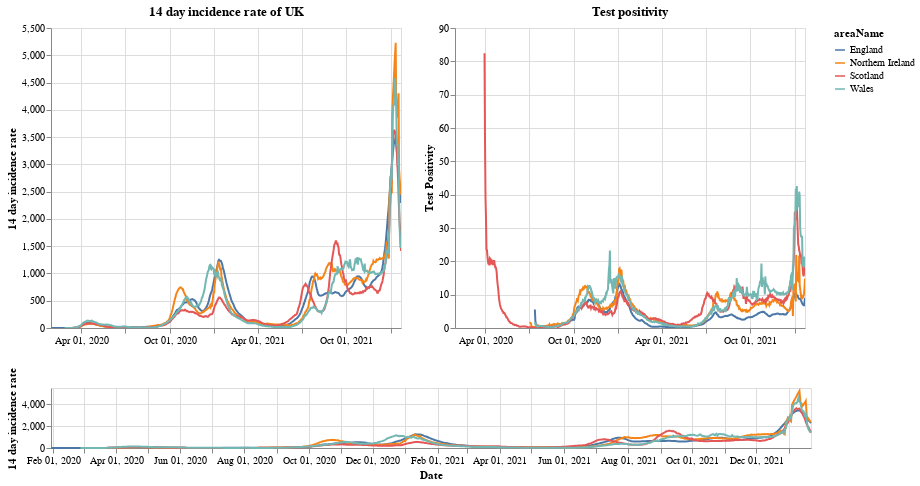

Notebook cell for this chart:
### Markdown cell above
# Plots

First a plot with each country in the UK. The top right shows the positivity rate for (which is the percentage of registered tests which were positive) while the top left is the 14 day incidence rate. The bottom chart can be used to select the timeframe (does not work on a mobile device).

### Code cell
#collapse
brush = alt.selection(type='interval', name='DateBrush',encodings=['x'],fields=['Time'])
leg_selection = alt.selection_multi(fields=['areaName'], bind='legend')

base = alt.Chart(uk_cases).mark_line().encode(
    x=alt.X("yearmonthdate(date):T", axis=alt.Axis(title='Date')),
    y=alt.Y("twoWeeklyCasesRate:Q", axis=alt.Axis(title='14 day incidence rate')),
    tooltip=['areaName', 'date','twoWeeklyCasesRate', 'testPositivity'],
    color='areaName',
    opacity=alt.condition(leg_selection, alt.value(2), alt.value(0.1))
).add_selection(leg_selection).properties(width=350)

upper = base.encode(alt.X('yearmonthdate(date):T', axis=alt.Axis(title=''),
                         scale=alt.Scale(domain=brush))
                   ).properties(title=f'14 day incidence rate of UK')
upper_right = upper.encode(alt.Y('testPositivity:Q', axis=alt.Axis(title='Test Positivity'))).properties(title='Test positivity')
lower = base.properties(height=60, width = 760).add_selection(brush)

(upper | upper_right) & lower

### Figure 1 — Vega-Lite specification as saved in the notebook (floating-point values rounded to 4 significant figures; data arrays with more than 128 entries replaced by an {"elided": "..."} marker saying what was removed)
{"config": {"view": {"continuousWidth": 400, "continuousHeight": 300}}, "vconcat": [{"hconcat": [{"mark": "line", "encoding": {"color": {"type": "nominal", "field": "areaName"}, "opacity": {"condition": {"value": 2, "selection": "selector001"}, "value": 0.1}, "tooltip": [{"type": "nominal", "field": "areaName"}, {"type": "temporal", "field": "date"}, {"type": "quantitative", "field": "twoWeeklyCasesRate"}, {"type": "quantitative", "field": "testPositivity"}], "x": {"type": "temporal", "axis": {"title": ""}, "field": "date", "scale": {"domain": {"selection": "DateBrush"}}, "timeUnit": "yearmonthdate"}, "y": {"type": "quantitative", "axis": {"title": "14 day incidence rate"}, "field": "twoWeeklyCasesRate"}}, "selection": {"selector001": {"type": "multi", "fields": ["areaName"], "bind": "legend"}}, "title": "14 day incidence rate of UK", "width": 350}, {"mark": "line", "encoding": {"color": {"type": "nominal", "field": "areaName"}, "opacity": {"condition": {"value": 2, "selection": "selector001"}, "value": 0.1}, "tooltip": [{"type": "nominal", "field": "areaName"}, {"type": "temporal", "field": "date"}, {"type": "quantitative", "field": "twoWeeklyCasesRate"}, {"type": "quantitative", "field": "testPositivity"}], "x": {"type": "temporal", "axis": {"title": ""}, "field": "date", "scale": {"domain": {"selection": "DateBrush"}}, "timeUnit": "yearmonthdate"}, "y": {"type": "quantitative", "axis": {"title": "Test Positivity"}, "field": "testPositivity"}}, "selection": {"selector001": {"type": "multi", "fields": ["areaName"], "bind": "legend"}}, "title": "Test positivity", "width": 350}]}, {"mark": "line", "encoding": {"color": {"type": "nominal", "field": "areaName"}, "opacity": {"condition": {"value": 2, "selection": "selector001"}, "value": 0.1}, "tooltip": [{"type": "nominal", "field": "areaName"}, {"type": "temporal", "field": "date"}, {"type": "quantitative", "field": "twoWeeklyCasesRate"}, {"type": "quantitative", "field": "testPositivity"}], "x": {"type": "temporal", "axis": {"title": "Date"}, "field": "date", "timeUnit": "yearmonthdate"}, "y": {"type": "quantitative", "axis": {"title": "14 day incidence rate"}, "field": "twoWeeklyCasesRate"}}, "height": 60, "selection": {"selector001": {"type": "multi", "fields": ["areaName"], "bind": "legend"}, "DateBrush": {"type": "interval", "encodings": ["x"], "fields": ["Time"]}}, "width": 760}], "data": {"name": "data-a84a547cd534ba99c61e85d47fe8d565"}, "$schema": "https://vega.github.io/schema/vega-lite/v4.8.1.json", "datasets": {"data-a84a547cd534ba99c61e85d47fe8d565": {"elided": "2804 records"}}}
